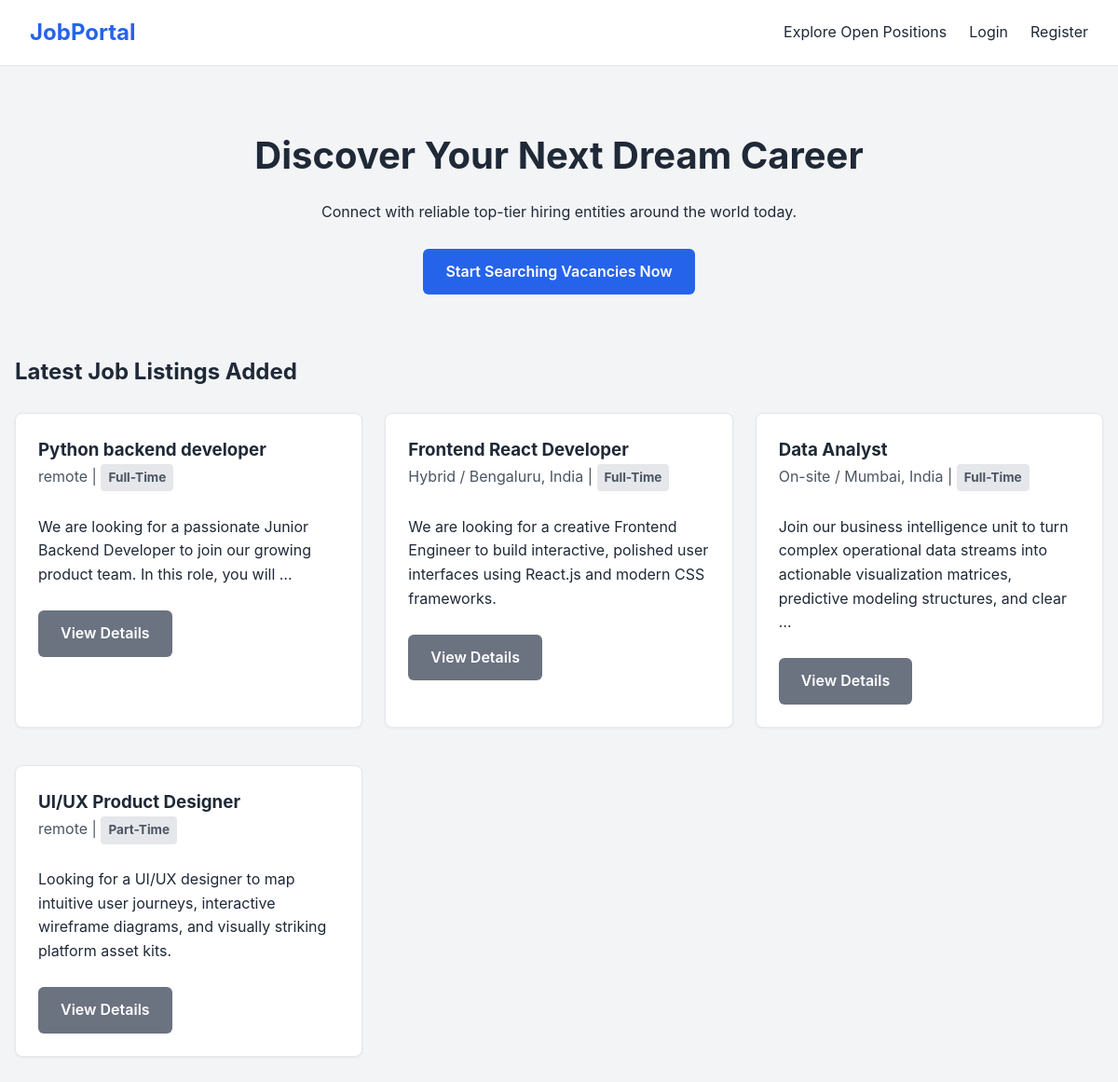
The page / on the database its author committed.
### jobs/models.py (models this page shows, shortened)
class Job(models.Model):
    JOB_TYPES = (
        ('Full-Time', 'Full-Time'),
        ('Part-Time', 'Part-Time'),
        ('Remote', 'Remote'),
        ('Freelance', 'Freelance'),
    )
    employer = models.ForeignKey(User, on_delete=models.CASCADE, related_name='posted_jobs')
    title = models.CharField(max_length=200)
    description = models.TextField()
    requirements = models.TextField()
    location = models.CharField(max_length=150)
    job_type = models.CharField(max_length=20, choices=JOB_TYPES, default='Full-Time')
    deadline = models.DateField()
    is_filled = models.BooleanField(default=False)
    created_at = models.DateTimeField(auto_now_add=True)

### jobs/views.py (the view)
# urls.py: path('', views.home_view, name='home'),
def home_view(request):
    active_listings = Job.objects.filter(is_filled=False).order_by('-created_at')[:6]
    return render(request, 'jobs/home.html', {'jobs': active_listings})

### jobs/templates/jobs/home.html (shortened to what this page needs)
<!DOCTYPE html>
<html lang="en">
<head>
    <link rel="stylesheet" href="/static/css/style.css">
</head>
<body>
    <nav class="navbar">
        <a href="{% url 'home' %}" class="nav-logo">JobPortal</a>
        <div class="nav-links">
            <a href="{% url 'search' %}">Explore Open Positions</a>
            {% if user.is_authenticated %}
                {% if user.profile.user_type == 'employer' %}
                    <a href="{% url 'employer_dashboard' %}">Employer Control Panel</a>
                {% else %}
                    <a href="{% url 'applications' %}">My Applications</a>
                {% endif %}
                <a href="{% url 'users:profile' %}">Profile Configuration</a>
                <a href="{% url 'users:logout' %}">Logout</a>
            {% else %}
                <a href="{% url 'users:login' %}">Login</a>
                <a href="{% url 'users:register' %}">Register</a>
            {% endif %}
        </div>
    </nav>
    <div class="container">
        <div style="text-align: center; margin: 4rem 0;">
            <h1 style="font-size: 2.5rem; margin-bottom:1rem;">Discover Your Next Dream Career</h1>
            <p>Connect with reliable top-tier hiring entities around the world today.</p>
            <br>
            <a href="{% url 'search' %}" class="btn">Start Searching Vacancies Now</a>
        </div>
        <h2>Latest Job Listings Added</h2>
        <div class="dashboard-grid">
            {% for job in jobs %}
            <div class="card">
                <h3>{{ job.title }}</h3>
                <p style="color: #4b5563;">{{ job.location }} | <span class="badge">{{ job.job_type }}</span></p>
                <br>
                <p>{{ job.description|truncatewords:20 }}</p>
                <br>
                {% if user.is_authenticated and user.profile.user_type == 'seeker' %}
                <a href="{% url 'apply' job.pk %}" class="btn">Apply Now</a>
                {% else %}
                <a href="{% url 'search' %}" class="btn btn-secondary">View Details</a>
                {% endif %}
            </div>
            {% empty %}
            <p>No active job vacancy items found currently.</p>
            {% endfor %}
        </div>
    </div>
</body>
</html>

### static/CSS/style.css (style rules this page uses)
:root { --primary-color: #2563eb; --primary-dark: #1d4ed8; --success-color: #10b981; --dark-text: #1f2937; --light-bg: #f3f4f6; --border-color: #e5e7eb; }
* { margin: 0; padding: 0; box-sizing: border-box; }
body { font-family: -apple-system, BlinkMacSystemFont, "Segoe UI", Roboto, Helvetica, Arial, sans-serif; color: var(--dark-text); background-color: var(--light-bg); line-height: 1.6; }
a { text-decoration: none; color: inherit; }
.navbar { background-color: #ffffff; border-bottom: 1px solid var(--border-color); padding: 1rem 2rem; display: flex; justify-content: space-between; align-items: center; }
.nav-logo { font-size: 1.5rem; font-weight: 700; color: var(--primary-color); }
.nav-links { display: flex; list-style: none; gap: 1.5rem; align-items: center; }
.container { max-width: 1200px; margin: 2rem auto; padding: 0 1rem; }
.card { background: #ffffff; border: 1px solid var(--border-color); border-radius: 8px; padding: 1.5rem; margin-bottom: 1rem; box-shadow: 0 1px 3px rgba(0,0,0,0.05); }
.btn { display: inline-block; padding: 0.75rem 1.5rem; background-color: var(--primary-color); color: #ffffff; border-radius: 6px; border: none; font-weight: 600; cursor: pointer; text-align: center; }
.btn-secondary { background-color: #6b7280; }
.dashboard-grid { display: grid; grid-template-columns: repeat(auto-fill, minmax(320px, 1fr)); gap: 1.5rem; margin-top: 1.5rem; }
.badge { display: inline-block; padding: 0.25rem 0.5rem; border-radius: 4px; font-size: 0.85rem; font-weight: bold; background-color: #e5e7eb; }

### rows shown on the page
Job: title "Python backend developer", location "remote", job_type "Full-Time", description "We are looking for a passionate Junior Backend Developer to join our growing product team. In this role, you will …"
Job: title "Frontend React Developer", location "Hybrid / Bengaluru, India", job_type "Full-Time", description "We are looking for a creative Frontend Engineer to build interactive, polished user interfaces using React.js and modern CSS frameworks."
Job: title "Data Analyst", location "On-site / Mumbai, India", job_type "Full-Time", description "Join our business intelligence unit to turn complex operational data streams into actionable visualization matrices, predictive modeling structures, and clear …"
Job: title "UI/UX Product Designer", location "remote", job_type "Part-Time", description "Looking for a UI/UX designer to map intuitive user journeys, interactive wireframe diagrams, and visually striking platform asset kits."
